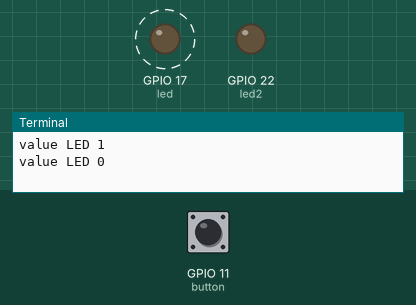
This program was run on a simulated Raspberry Pi (BCM pin numbers). On the bench: output pins drawn as LEDs (lit = HIGH), the last lines printed to the terminal. Dashed ring = blinking. The inputs (shaded band) are chosen by the test bench; at power-on: GPIO 11 (button) HIGH.

Above: at 1.2 s.
1.3 s: GPIO 11 (button) pulled LOW for 0.15 s
At 2.8 s:
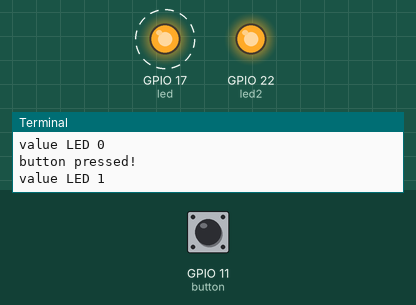
4.4 s: GPIO 11 (button) pulled LOW for 1 s
At 6.8 s:
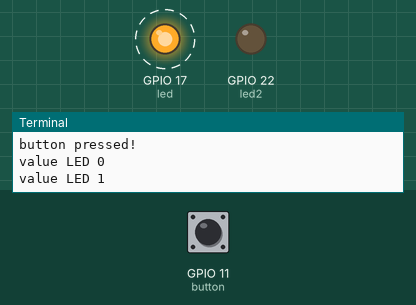
8.4 s: GPIO 11 (button) pulled LOW for 3.2 s
At 9.6 s:
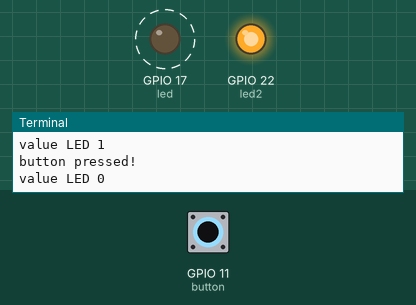
Timing chart, 0 to 20.6 s (numbered marks = the images above; inputs shaded):
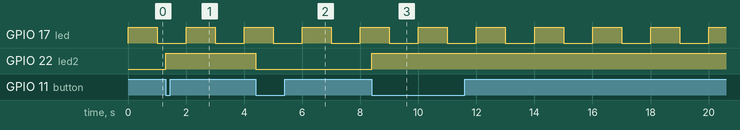

Measured:
- after the input at 1.3 s, GPIO 22 (led2): LOW → HIGH at once
- after the input at 4.4 s, GPIO 22 (led2): HIGH → LOW at once
- after the input at 8.4 s, GPIO 22 (led2): LOW → HIGH at once
- by itself, GPIO 17 (led): alternates HIGH for 1.0 s and LOW for 1.0 s

The program:

gpiozero_Tk_example01_realcode.py
```python
# code that should run on RPi
DEBUG = True

def RPi_code ():

    from gpiozero import LED, Button
    from time import sleep

    led = LED(17)

    def testpins():
        if DEBUG:
            print ('value LED', led.value)

    def button_pressed():
        print("button pressed!")
        led2.toggle()

    led2 = LED(22)
    button = Button(11)
    button.when_pressed = button_pressed

    while True:
        led.on()
        testpins()
        sleep(1)
        led.off()
        testpins()
        sleep(1)

if __name__ == "__main__":
    # code is being executed on real RPi
    RPi_code()
```
